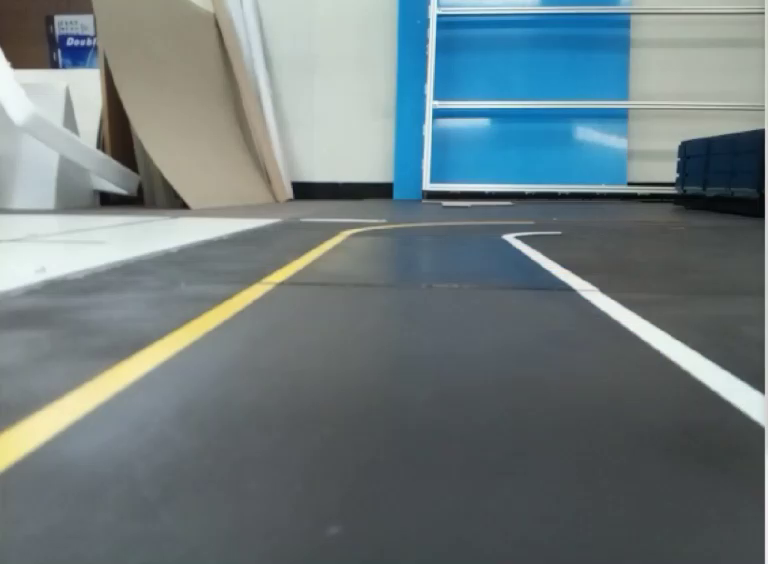
#> input picture frame 22 of KUSW_6/lane_detection/lane_vid.mp4, 768 x 564 px
$ python testvid.py
#> lines starting #> are read from the running program, lines starting #| are printed output that depends on the picture; after the words box and inside, x2 and y2 are one past the last pixel; in counts of white or black regions, pixels touching at a corner belong together
import cv2
import numpy as np
import matplotlib.pyplot as plt

def HSV_yellow(img):
    hsv = cv2.cvtColor(img, cv2.COLOR_BGR2HSV)
    low = np.array([20, 60, 100])
    high = np.array([30, 255, 255])
    yellowmask = cv2.inRange(hsv, low, high)
    return yellowmask

def left_ROI(img):
    poly = np.array([
        [(0,300),(0,520),(220,520),(220,300)]
        ])
    BG = np.zeros_like(img)
    cv2.fillPoly(BG,poly,255)
    masked_img = cv2.bitwise_and(img,BG)
    return masked_img

def right_ROI(img):
    poly = np.array([
        [(580,300),(580,490),(760,490),(760,300)]
        ])
    BG = np.zeros_like(img)
    cv2.fillPoly(BG,poly,255)
    masked_img = cv2.bitwise_and(img,BG)
    return masked_img

# img 매개변수 넘겨줄 때 grayscale된 이미지를 넘겨주면 라인 색깔 없어지고 튜플1로 받아들임
#주의!
def display_square(img,lines):
    BG = np.zeros_like(img)
    if lines is not None:
        for line in lines:
            x1,y1,x2,y2 = line.reshape(4)
            cv2.line(BG,(x1,y1),(x2,y2),(0,255,0),5
                     )
    return BG
#########################################################

def average_slope(img,lines):
    left_fit = []
    right_fit = []
    if lines is not None:
        for line in lines:
            x1, y1, x2, y2 = line.reshape(4)
            parameters = np.polyfit((x1, x2), (y1, y2), 1)      # 두점을 지나는 함수의 차수를 매개변수로 정해주면 기울기와 y절편 반환
            slope = parameters[0]
            intercept = parameters[1]

            if slope < 0:
                left_fit.append((slope,intercept))
            else:
                right_fit.append((slope,intercept))

        left_fit_average = np.average(left_fit, axis=0)
        right_fit_average = np.average(right_fit, axis=0)

        left_line = make_coordinates(img, left_fit_average)
        right_line = make_coordinates(img, right_fit_average)

        return np.array([left_line, right_line])


def make_coordinates(img,coordinate):
        slope,intercept = coordinate
        y1 = img.shape[0]
        y2 = int(y1*(3/5))
        x1 = int((y1-intercept)/slope)
        x2 = int((y2-intercept)/slope)
        print(x1,y1,x2,y2)
        return np.array([x1, y1, x2, y2])


cap = cv2.VideoCapture("lane_vid.mp4")
while(cap.isOpened()):
        _, frame = cap.read()
#> frame is the input picture: shape (564, 768, 3); mean B, G, R 126.2, 123.1, 109.2
        if frame is None:
                break

        frame = frame.astype('uint8')
        lane_img = np.copy(frame)


        gray = cv2.cvtColor(lane_img,cv2.COLOR_RGB2GRAY)
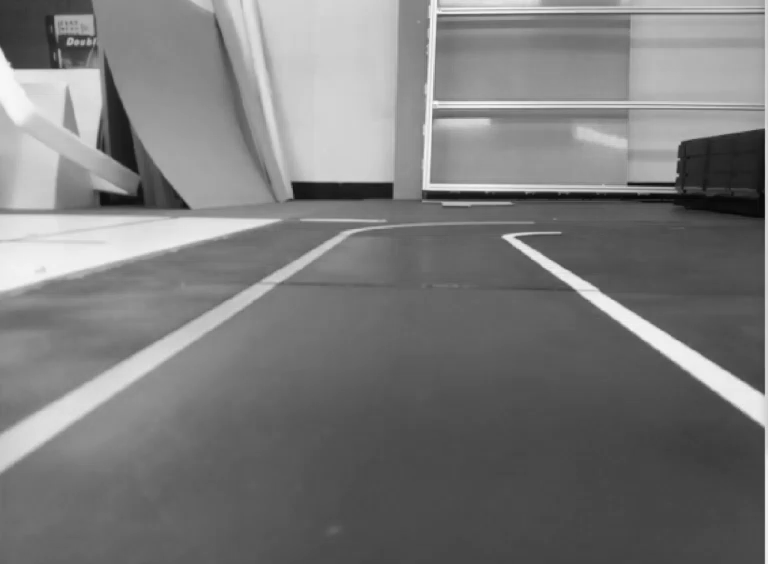
#> gray: shape (564, 768); min 5, max 250, mean 122.4
        blur = cv2.GaussianBlur(gray, (5, 5), 0)

# ROI 과정에서 np.zeroslike 때문에 색이 바뀌니까 ROI 는 맨 마지막에
        right_lane = right_ROI(cv2.Canny(blur,50,150))
#> in right_ROI, `cv2.fillPoly(BG,poly,255)`:
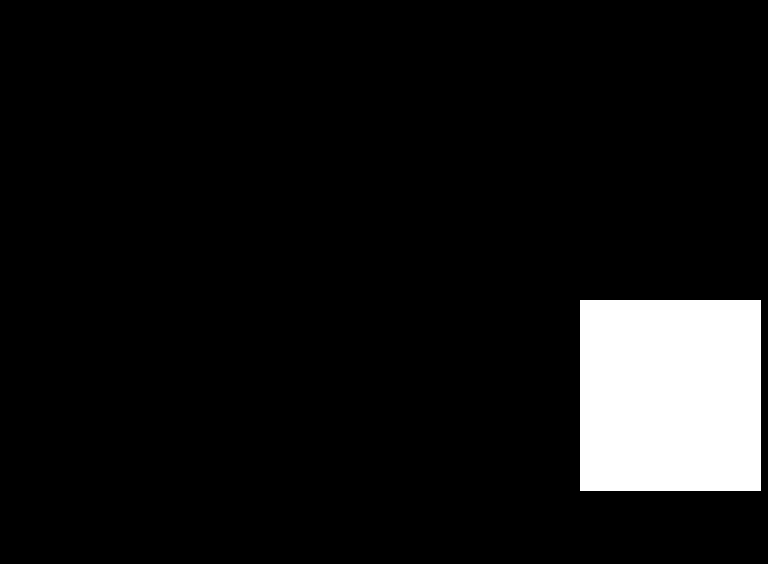
#> BG: shape (564, 768); 8% white; 1 white region, box (x1, y1, x2, y2) and area: (580, 300, 761, 491) 34571
#> in right_ROI, `masked_img = cv2.bitwise_and(img,BG)`: masked_img: shape (564, 768); 0.12% white in thin lines or dots, all inside (x1, y1, x2, y2) = (588, 300, 761, 425)
#> in right_ROI, `masked_img = cv2.bitwise_and(img,BG)`: img: shape (564, 768); 2.1% white in thin lines or dots

        left_lane = left_ROI(cv2.Canny(HSV_yellow(lane_img),50,150))
#> in HSV_yellow, `hsv = cv2.cvtColor(img, cv2.COLOR_BGR2HSV)`: hsv: shape (564, 768, 3); mean H, S, V 82.7, 44.8, 131
#> in HSV_yellow, `yellowmask = cv2.inRange(hsv, low, high)`:
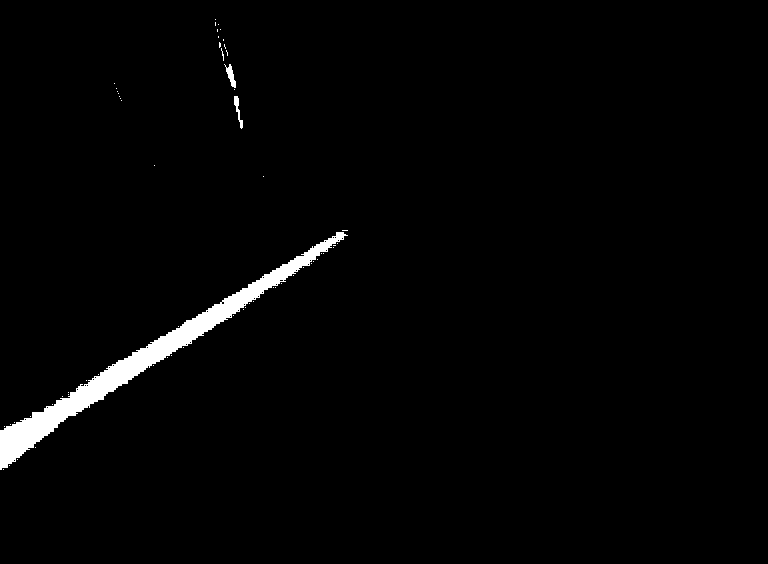
#> yellowmask: shape (564, 768); 1.8% white; 62 white regions (59 under 20 px), largest, box (x1, y1, x2, y2) and area: (0, 232, 348, 470) 7616, (224, 64, 236, 88) 123, (234, 96, 243, 129) 107
#> in left_ROI, `poly = np.array([ [(0,300),(0,520),(220,520),(220,300)] ])`: poly = [[0, 300], [0, 520], [220, 520], [220, 300]]
#> in left_ROI, `cv2.fillPoly(BG,poly,255)`:
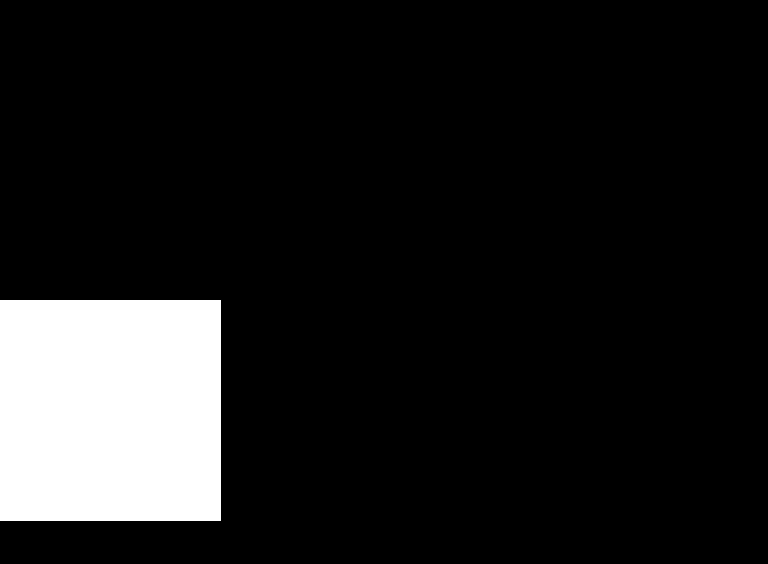
#> BG: shape (564, 768); 11.3% white; 1 white region, box (x1, y1, x2, y2) and area: (0, 300, 221, 521) 48841
#> in left_ROI, `masked_img = cv2.bitwise_and(img,BG)`: masked_img: shape (564, 768); 0.15% white in thin lines or dots, all inside (x1, y1, x2, y2) = (0, 302, 221, 471)
#> in left_ROI, `masked_img = cv2.bitwise_and(img,BG)`:
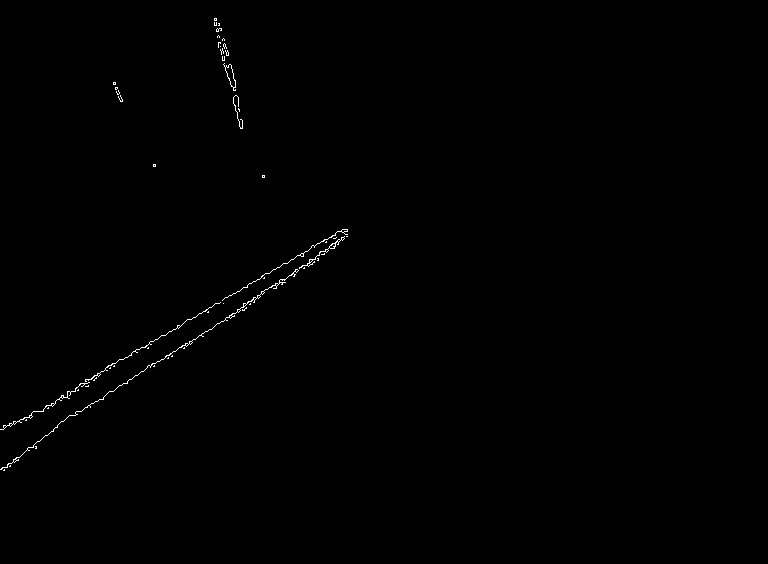
#> img: shape (564, 768); 0.32% white in thin lines or dots, all inside (x1, y1, x2, y2) = (0, 18, 348, 471)
###################################################################


# bitwise_or 연산으로 두 이미지 합침
        lanedtc = cv2.bitwise_or(right_lane,left_lane)
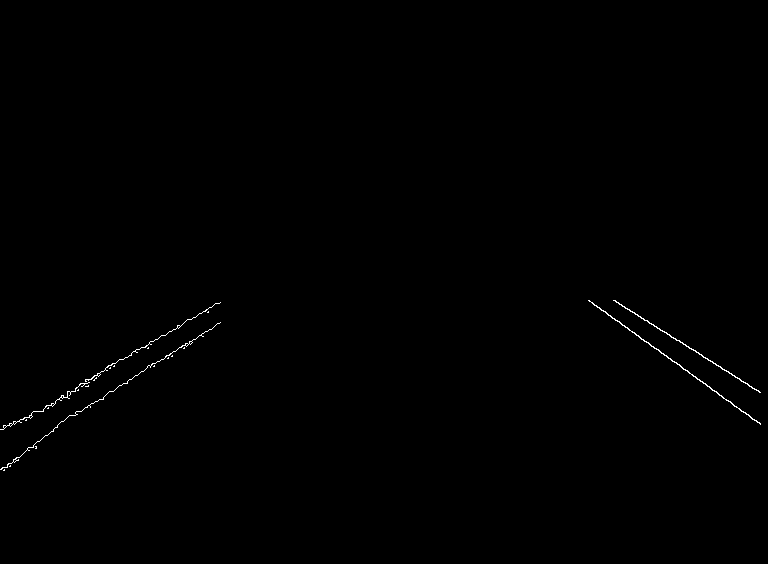
#> lanedtc: shape (564, 768); 0.28% white in thin lines or dots, all inside (x1, y1, x2, y2) = (0, 300, 761, 471)
###############################################

        lines = cv2.HoughLinesP(lanedtc, 2, np.pi/180, 100, np.array([]), minLineLength=10, maxLineGap=30)
#> lines = [[588, 300, 757, 422], [613, 300, 760, 392], [23, 419, 217, 303], [60, 422, 220, 322]]

        averaged_lines = average_slope(lane_img,lines)
#> the loop in average_slope, `for line in lines:` made 4 passes
#> (x1, y1, x2, y2, slope, intercept) on passes 1 to 4: (588, 300, 757, 422, 0.722, -124.5), (613, 300, 760, 392, 0.626, -83.65), (23, 419, 217, 303, -0.598, 432.8), (60, 422, 220, 322, -0.625, 459.5)
#> after the loop in average_slope, `for line in lines:`: left_fit = [(-0.598, 432.8), (-0.625, 459.5)]; right_fit = [(0.722, -124.5), (0.626, -83.65)]
#> in average_slope, `left_fit_average = np.average(left_fit, axis=0)`: left_fit_average = [-0.611, 446.1]
#> in average_slope, `right_fit_average = np.average(right_fit, axis=0)`: right_fit_average = [0.674, -104.1]
#> in make_coordinates, `slope,intercept = coordinate`: slope = -0.611; intercept = 446.1
#> in make_coordinates, `x1 = int((y1-intercept)/slope)`: x1 = -192
#> in make_coordinates, `x2 = int((y2-intercept)/slope)`: x2 = 176
#| -192 564 176 338
#> in average_slope, `left_line = make_coordinates(img, left_fit_average)`: left_line = [-192, 564, 176, 338]
#| 991 564 655 338
#> in average_slope, `right_line = make_coordinates(img, right_fit_average)`: right_line = [991, 564, 655, 338]
#> averaged_lines = [[-192, 564, 176, 338], [991, 564, 655, 338]]
        line_image = display_square(lane_img,averaged_lines)
#> the loop in display_square, `for line in lines:` made 2 passes

        combo_image = cv2.addWeighted(lane_img, 0.6, line_image, 1, 1)
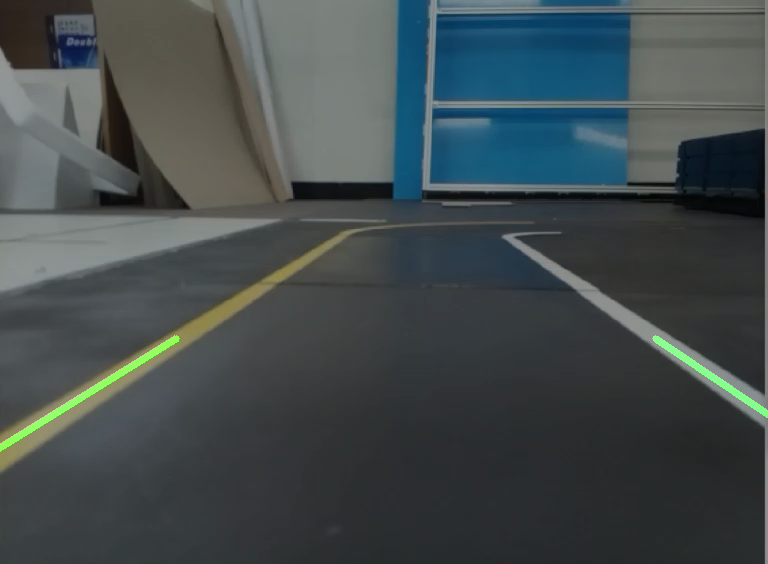
#> combo_image: shape (564, 768, 3); mean B, G, R 76.7, 75.5, 66.5


# 기울기 맞는지 확인용.

        cv2.imshow("result",combo_image)
        cv2.waitKey(1)

        #plt.imshow(lane_img)
        #plt.show()

$ run again, starting later in the video
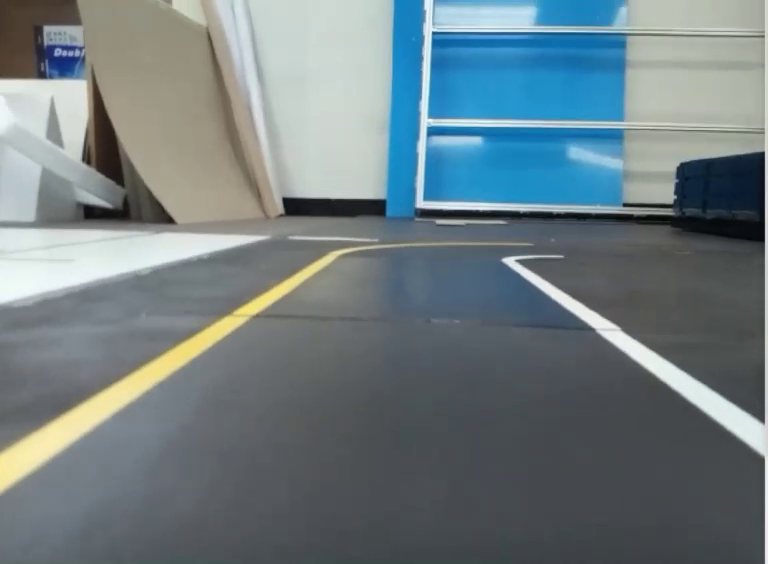
#> input picture frame 102 of KUSW_6/lane_detection/lane_vid.mp4, 768 x 564 px
#> frame is the input picture: shape (564, 768, 3); mean B, G, R 129.4, 125.4, 111.4
#> in right_ROI, `masked_img = cv2.bitwise_and(img,BG)`:
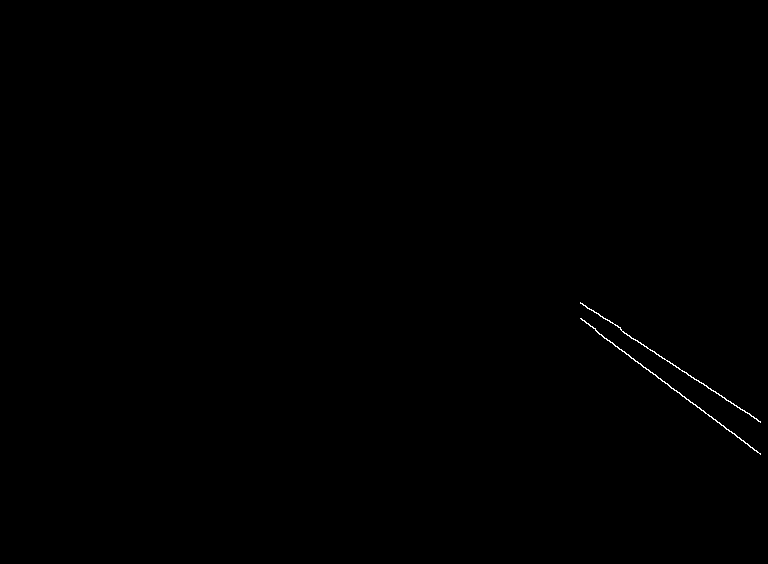
#> masked_img: shape (564, 768); 0.14% white in thin lines or dots, all inside (x1, y1, x2, y2) = (580, 302, 761, 455)
#> hsv: shape (564, 768, 3); mean H, S, V 83.4, 46.8, 134.4
#> yellowmask: shape (564, 768); 2% white; 53 white regions (51 under 20 px), largest, box (x1, y1, x2, y2) and area: (0, 252, 342, 490) 8357, (212, 57, 224, 98) 139
#> poly = [[0, 300], [0, 520], [220, 520], [220, 300]]
#> lanedtc: shape (564, 768); 0.3% white in thin lines or dots, all inside (x1, y1, x2, y2) = (0, 302, 761, 490)
#> lines = [[654, 351, 760, 422], [581, 319, 760, 454], [15, 439, 217, 317], [41, 456, 220, 340], [580, 302, 726, 400], [0, 449, 219, 318], [580, 318, 760, 453]]
#> the loop in average_slope, `for line in lines:` made 7 passes
#> (x1, y1, x2, y2, slope, intercept) on passes 1 to 7: (654, 351, 760, 422, 0.67, -87.06), (581, 319, 760, 454, 0.754, -119.2), (15, 439, 217, 317, -0.604, 448.1), (41, 456, 220, 340, -0.648, 482.6), (580, 302, 726, 400, 0.671, -87.32), (0, 449, 219, 318, -0.598, 449), (580, 318, 760, 453, 0.75, -117)
#> after the loop in average_slope, `for line in lines:`: left_fit = [(-0.604, 448.1), (-0.648, 482.6), (-0.598, 449)]; right_fit = [(0.67, -87.06), (0.754, -119.2), (0.671, -87.32), (0.75, -117)]
#> left_fit_average = [-0.617, 459.9]
#> right_fit_average = [0.711, -102.6]
#> in make_coordinates, `slope,intercept = coordinate`: slope = -0.617; intercept = 459.9
#> in make_coordinates, `x1 = int((y1-intercept)/slope)`: x1 = -168
#> in make_coordinates, `x2 = int((y2-intercept)/slope)`: x2 = 197
#| -168 564 197 338
#> left_line = [-168, 564, 197, 338]
#| 937 564 619 338
#> right_line = [937, 564, 619, 338]
#> averaged_lines = [[-168, 564, 197, 338], [937, 564, 619, 338]]
#> the loop in display_square, `for line in lines:` made 2 passes
#> `combo_image = cv2.addWeighted(lane_img, 0.6, line_image, 1, 1)`:
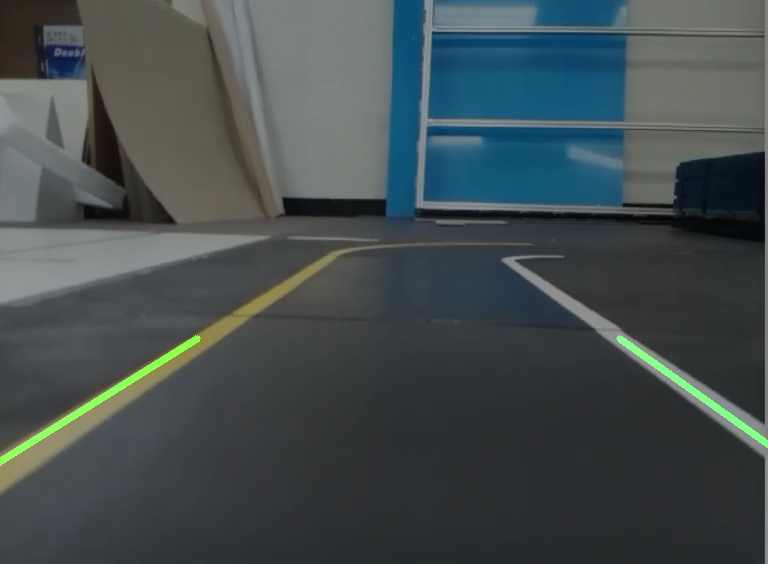
#> combo_image: shape (564, 768, 3); mean B, G, R 78.6, 77, 67.8

$ run again, starting later in the video
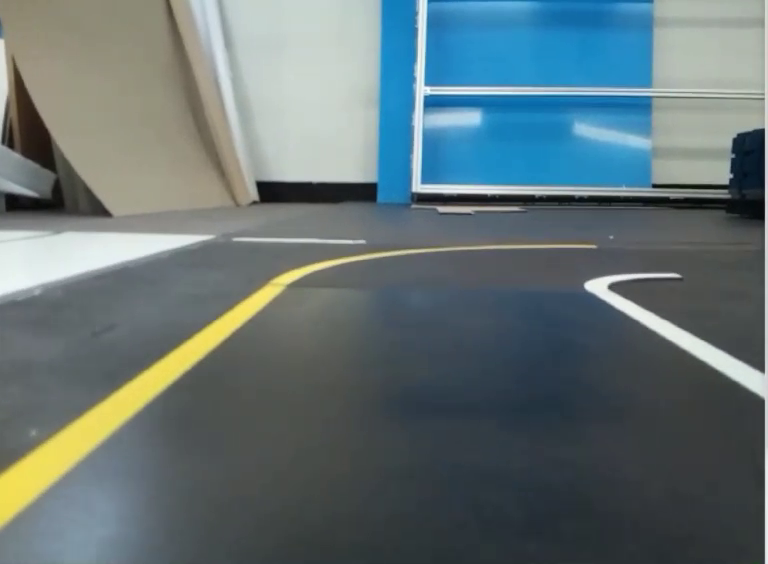
#> input picture frame 181 of KUSW_6/lane_detection/lane_vid.mp4, 768 x 564 px
#> frame is the input picture: shape (564, 768, 3); mean B, G, R 117.3, 114.8, 99.6
#> in right_ROI, `masked_img = cv2.bitwise_and(img,BG)`:
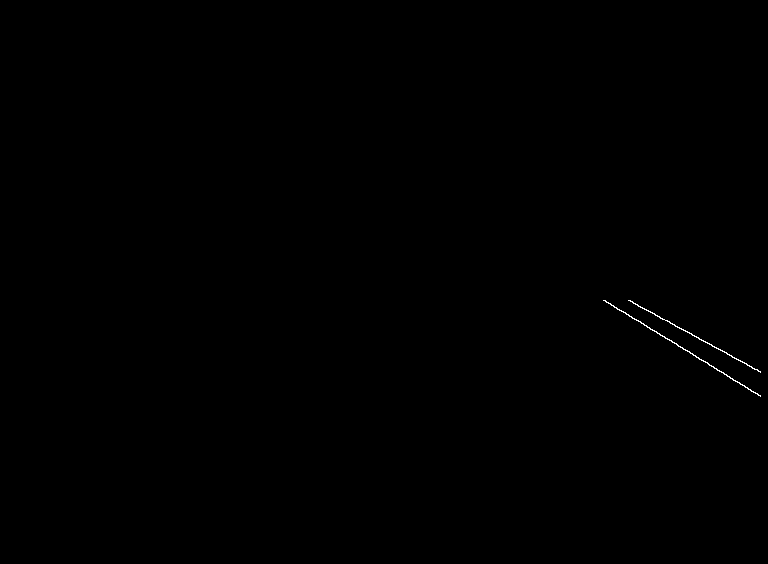
#> masked_img: shape (564, 768); 0.11% white in thin lines or dots, all inside (x1, y1, x2, y2) = (603, 300, 761, 397)
#> hsv: shape (564, 768, 3); mean H, S, V 79.6, 55.3, 124.4
#> yellowmask: shape (564, 768); 3% white; 54 white regions (45 under 20 px), largest, box (x1, y1, x2, y2) and area: (0, 250, 394, 528) 12206, (210, 142, 224, 178) 187, (544, 242, 590, 245) 106
#> poly = [[0, 300], [0, 520], [220, 520], [220, 300]]
#> lanedtc: shape (564, 768); 0.25% white in thin lines or dots, all inside (x1, y1, x2, y2) = (0, 300, 761, 521)
#> lines = [[625, 312, 760, 396], [11, 518, 211, 351], [628, 300, 757, 369], [1, 467, 220, 314], [93, 449, 197, 359]]
#> the loop in average_slope, `for line in lines:` made 5 passes
#> (x1, y1, x2, y2, slope, intercept) on passes 1 to 5: (625, 312, 760, 396, 0.622, -76.89), (11, 518, 211, 351, -0.835, 527.2), (628, 300, 757, 369, 0.535, -35.91), (1, 467, 220, 314, -0.699, 467.7), (93, 449, 197, 359, -0.865, 529.5)
#> after the loop in average_slope, `for line in lines:`: left_fit = [(-0.835, 527.2), (-0.699, 467.7), (-0.865, 529.5)]; right_fit = [(0.622, -76.89), (0.535, -35.91)]
#> left_fit_average = [-0.8, 508.1]
#> right_fit_average = [0.579, -56.4]
#> in make_coordinates, `slope,intercept = coordinate`: slope = -0.8; intercept = 508.1
#> in make_coordinates, `x1 = int((y1-intercept)/slope)`: x1 = -69
#> in make_coordinates, `x2 = int((y2-intercept)/slope)`: x2 = 212
#| -69 564 212 338
#> left_line = [-69, 564, 212, 338]
#| 1072 564 681 338
#> right_line = [1072, 564, 681, 338]
#> averaged_lines = [[-69, 564, 212, 338], [1072, 564, 681, 338]]
#> the loop in display_square, `for line in lines:` made 2 passes
#> `combo_image = cv2.addWeighted(lane_img, 0.6, line_image, 1, 1)`:
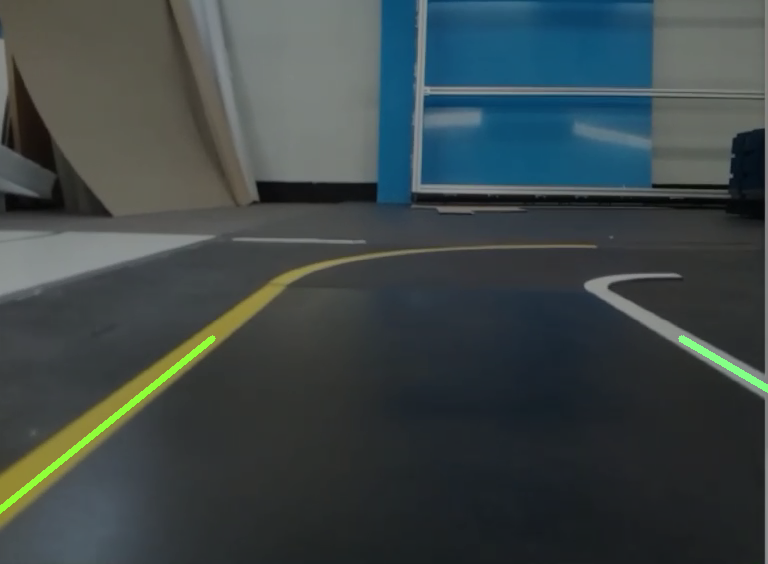
#> combo_image: shape (564, 768, 3); mean B, G, R 71.4, 70.6, 60.7
